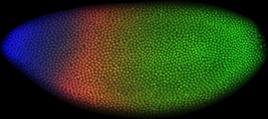
#> input picture Lab08 - Watershed/image.jpg, 268 x 119 px, shrunk from 1275 x 567 before the run
$ jupyter execute lab08.ipynb
#> lines starting #> are read from the running program, lines starting #| are printed output that depends on the picture; after the words box and inside, x2 and y2 are one past the last pixel; in counts of white or black regions, pixels touching at a corner belong together
[cell 1]
# code here
import cv2
import matplotlib.pyplot as plt
import numpy as np

1) Aplique nas imagens abaixo o algortimo Watershed para realizar a contagem de células. Faça tanto para  a imagem original e para a imagem gradiente

[cell 2]
# Função para calcular o threshold de Otsu manualmente
def otsu_threshold(image):
    # Calcula o histograma da imagem
    hist = np.bincount(image.ravel(), minlength=256)
    total_pixels = image.size

    # Variáveis para calcular a probabilidade acumulada e média
    sumB = 0
    wB = 0
    sum1 = np.dot(np.arange(256), hist)
    var_max = 0.0
    threshold = 0

    # Loop para calcular a variância entre classes para cada threshold
    for i in range(256):
        wB += hist[i]  # Peso da classe background
        if wB == 0:
            continue
        wF = total_pixels - wB  # Peso da classe foreground
        if wF == 0:
            break
        sumB += i * hist[i]
        mB = sumB / wB  # Média da classe background
        mF = (sum1 - sumB) / wF  # Média da classe foreground
        var_between = wB * wF * (mB - mF) ** 2  # Variância entre classes

        # Maximiza a variância entre classes
        if var_between > var_max:
            var_max = var_between
            threshold = i

    return threshold

[cell 3]
# Função para aplicar o threshold manual de Otsu
def apply_otsu_manual(image):
    threshold = otsu_threshold(image)
    # Aplica o threshold para segmentar a imagem
    _, imagem_binaria = cv2.threshold(image, threshold, 1, cv2.THRESH_BINARY)
    return imagem_binaria, threshold

[cell 4]
# Carrega a imagem em escala de cinza
img = cv2.imread("image.jpg", cv2.IMREAD_GRAYSCALE)
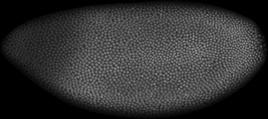
#> img: shape (119, 268); min 0, max 155, mean 49.9

# Marca os componentes conectados
img_binarizada_otsu, threshold = apply_otsu_manual(img)
#> in otsu_threshold, `hist = np.bincount(image.ravel(), minlength=256)`: hist = 256 values, max 7200 at index 0, min 0 at index 147, mean 124.6
#> in otsu_threshold, `sum1 = np.dot(np.arange(256), hist)`: sum1 = 1591037
#> the loop in otsu_threshold, `for i in range(256):` made 156 passes
#> (wB, wF, sumB, mB, mF, var_max) on passes 1 to 12: (7200, 24692, 0, 0, 64.44, 7.38e+11), (7607, 24285, 407, 0.0535, 65.5, 7.91e+11), (7746, 24146, 685, 0.0884, 65.86, 8.09e+11), (7845, 24047, 982, 0.125, 66.12, 8.22e+11), (7927, 23965, 1310, 0.165, 66.34, 8.32e+11), (8002, 23890, 1685, 0.211, 66.53, 8.41e+11), (8064, 23828, 2057, 0.255, 66.69, 8.48e+11), (8128, 23764, 2505, 0.308, 66.85, 8.55e+11), (8213, 23679, 3185, 0.388, 67.06, 8.64e+11), (8300, 23592, 3968, 0.478, 67.27, 8.74e+11), (8403, 23489, 4998, 0.595, 67.52, 8.84e+11), (8529, 23363, 6384, 0.749, 67.83, 8.97e+11)
#> (wB, wF, sumB, mB, mF, var_between) on passes 48 to 53: (14513, 17379, 194248, 13.38, 80.37, 1.13e+12), (14741, 17151, 205192, 13.92, 80.8, 1.13e+12), (14937, 16955, 214796, 14.38, 81.17, 1.13e+12), (15114, 16778, 223646, 14.8, 81.5, 1.13e+12), (15310, 16582, 233642, 15.26, 81.86, 1.13e+12), (15525, 16367, 244822, 15.77, 82.25, 1.12e+12)
#> after the loop in otsu_threshold, `for i in range(256):`: sumB = 1590572; threshold = 46; var_max = 1.13e+12; wB = 31892
#> in apply_otsu_manual, `threshold = otsu_threshold(image)`: threshold = 46
#> in apply_otsu_manual, `_, imagem_binaria = cv2.threshold(image, threshold, 1, cv2.THRESH_BINA..`:
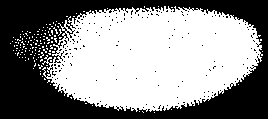
#> imagem_binaria: shape (119, 268); values 0 (black) and 1 (white), 55.1% white; 161 black regions (160 under 20 px), largest, box (x1, y1, x2, y2) and area: (0, 0, 268, 119) 14025
#> threshold = 46
ret, markers = cv2.connectedComponents(img_binarizada_otsu)
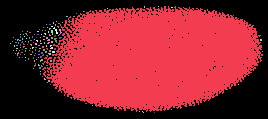
#> markers: shape (119, 268) int32; 149 distinct labels, from 0 to 148; one colour per label, 0 black
#> ret = 149

num_celulas_otsu = ret - 1
#> num_celulas_otsu = 148
print(f"Total de células contadas (Otsu Manual): {num_celulas_otsu}")
#| Total de células contadas (Otsu Manual): 148

plt.imshow(markers, cmap='gray', vmin=0, vmax=1)

[cell 5]
# Converte os marcadores para int32, como o Watershed espera
markers = np.int32(markers)

# Converte a imagem original para colorida (3 canais) para usar no Watershed
img_color = cv2.cvtColor(img, cv2.COLOR_GRAY2BGR)

# Aplica o algoritmo Watershed
markers = cv2.watershed(img_color, markers)
#> markers: shape (119, 268) int32; 150 distinct labels, from -1 to 148

# Desenha os contornos em vermelho
img_color[markers == -1] = [255, 0, 0]
#> img_color: shape (119, 268, 3); mean B, G, R 64.6, 48.5, 48.5

plt.imshow(img_color, cmap='gray', vmin=0, vmax=255);

[cell 6]
def adicionar_padding(imagem, altura_mascara, largura_mascara):
#> called with altura_mascara = 3, largura_mascara = 3
    pad_h = altura_mascara // 2
    pad_w = largura_mascara // 2
    return np.pad(imagem, ((pad_h, pad_h), (pad_w, pad_w)), mode='constant', constant_values=0)
#> returned value: shape (121, 270); values 0 (black) and 1 (white), 53.8% white; 161 black regions (160 under 20 px), largest, box (x1, y1, x2, y2) and area: (0, 0, 270, 121) 14803

def aplicar_convolucao(imagem, mascara):
    imagem_padded = adicionar_padding(imagem, mascara.shape[0], mascara.shape[1])
    resultado = np.zeros_like(imagem, dtype=np.float64)

    for i in range(imagem.shape[0]):
        for j in range(imagem.shape[1]):
            janela = imagem_padded[i:i+mascara.shape[0], j:j+mascara.shape[1]]
            resultado[i, j] = np.sum(janela * mascara)

    return resultado

[cell 7]
mascara_sobel_x = np.array([[-1, -2, -1],
                     [0, 0, 0],
                     [1, 2, 1]])

mascara_sobel_y = np.array([[-1, 0, 1],
                     [-2, 0, 2],
                     [-1, 0, 1]])

sobel_x = aplicar_convolucao(img_binarizada_otsu, mascara_sobel_x)
sobel_y = aplicar_convolucao(img_binarizada_otsu, mascara_sobel_y)

image_sobel = np.sqrt(sobel_x**2 + sobel_y**2)
image_sobel = (image_sobel / image_sobel.max()) * 255

# Normaliza a imagem Sobel para o intervalo [0, 255] e converte para uint8
image_sobel = cv2.normalize(image_sobel, None, 0, 255, cv2.NORM_MINMAX)
image_sobel = np.uint8(image_sobel)

ret, markers = cv2.connectedComponents(image_sobel)
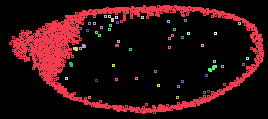
#> markers: shape (119, 268) int32; 49 distinct labels, from 0 to 48; one colour per label, 0 black
#> ret = 49

num_celulas_sobel = ret - 1
#> num_celulas_sobel = 48
print(f"Total de células contadas (Sobel Manual): {num_celulas_sobel}")
#| Total de células contadas (Sobel Manual): 48

plt.imshow(markers, cmap='gray', vmin=0, vmax=1)

[cell 8]
# Converte os marcadores para int32, como o Watershed espera
markers = np.int32(markers)

# Converte a imagem original para colorida (3 canais) para usar no Watershed
img_color = cv2.cvtColor(img, cv2.COLOR_GRAY2BGR)

# Aplica o algoritmo Watershed
markers = cv2.watershed(img_color, markers)
#> markers: shape (119, 268) int32; 50 distinct labels, from -1 to 48

# Desenha os contornos em vermelho
img_color[markers == -1] = [255, 0, 0]
#> img_color: shape (119, 268, 3); mean B, G, R 65.1, 45.2, 45.2

plt.imshow(img_color, cmap='gray', vmin=0, vmax=255)

[cell 9]
img2 = cv2.imread("image2.jpg", cv2.IMREAD_GRAYSCALE)
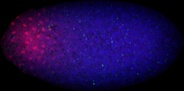
#> input picture Lab08 - Watershed/image2.jpg, 184 x 91 px, shrunk from 876 x 432 before the run
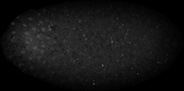
#> img2: shape (91, 184); min 0, max 99, mean 19.5
# Marca os componentes conectados
img_binarizada_otsu2, threshold = apply_otsu_manual(img2)
#> the loop in otsu_threshold (call 2), `for i in range(256):` made 100 passes
#> (wB, wF, sumB, mB, mF, var_max) on passes 1 to 12: (3434, 13310, 0, 0, 24.54, 2.75e+10), (3711, 13033, 277, 0.0746, 25.04, 3.01e+10), (3851, 12893, 557, 0.145, 25.29, 3.14e+10), (4008, 12736, 1028, 0.256, 25.56, 3.27e+10), (4270, 12474, 2076, 0.486, 26.02, 3.47e+10), (4589, 12155, 3671, 0.8, 26.57, 3.7e+10), (4944, 11800, 5801, 1.17, 27.19, 3.95e+10), (5240, 11504, 7873, 1.5, 27.71, 4.14e+10), (5559, 11185, 10425, 1.88, 28.27, 4.33e+10), (5850, 10894, 13044, 2.23, 28.78, 4.49e+10), (6125, 10619, 15794, 2.58, 29.27, 4.63e+10), (6419, 10325, 19028, 2.96, 29.79, 4.77e+10)
#> (wB, wF, sumB, mB, mF, var_between) on passes 22 to 27: (9271, 7473, 65981, 7.12, 34.88, 5.34e+10), (9543, 7201, 71965, 7.54, 35.36, 5.32e+10), (9803, 6941, 77945, 7.95, 35.83, 5.29e+10), (10083, 6661, 84665, 8.4, 36.32, 5.24e+10), (10329, 6415, 90815, 8.79, 36.76, 5.18e+10), (10571, 6173, 97107, 9.19, 37.18, 5.11e+10)
#> in apply_otsu_manual (call 2), `_, imagem_binaria = cv2.threshold(image, threshold, 1, cv2.THRESH_BINA..`: imagem_binaria: shape (91, 184); values 0 (black) and 1 (white), 46.1% white; 34 white regions (33 under 20 px), largest, box (x1, y1, x2, y2) and area: (7, 10, 159, 81) 7609
ret2, markers2 = cv2.connectedComponents(img_binarizada_otsu2)
#> markers2: shape (91, 184) int32; 35 distinct labels, from 0 to 34

num_celulas_otsu = ret - 1
print(f"Total de células contadas (Otsu Manual): {num_celulas_otsu}")
#| Total de células contadas (Otsu Manual): 48

plt.imshow(markers2, cmap='gray', vmin=0, vmax=1)

[cell 10]
# Converte os marcadores para int32, como o Watershed espera
markers2 = np.int32(markers2)

# Converte a imagem original para colorida (3 canais) para usar no Watershed
img_color2 = cv2.cvtColor(img2, cv2.COLOR_GRAY2BGR)

# Aplica o algoritmo Watershed
markers2 = cv2.watershed(img_color2, markers2)
#> markers2: shape (91, 184) int32; 36 distinct labels, from -1 to 34

# Desenha os contornos em vermelho
img_color2[markers2 == -1] = [255, 0, 0]
#> img_color2: shape (91, 184, 3); mean B, G, R 32.3, 19.2, 19.2

plt.imshow(img_color2, cmap='gray', vmin=0, vmax=255);

[cell 11]
sobel_x = aplicar_convolucao(img_binarizada_otsu2, mascara_sobel_x)
#> in adicionar_padding (call 3), `return np.pad(imagem, ((pad_h, pad_h), (pad_w, pad_w)), mode='constant..`: returned value: shape (93, 186); values 0 (black) and 1 (white), 44.6% white; 34 white regions (33 under 20 px), largest, box (x1, y1, x2, y2) and area: (8, 11, 160, 82) 7609
sobel_y = aplicar_convolucao(img_binarizada_otsu2, mascara_sobel_y)

image_sobel2 = np.sqrt(sobel_x**2 + sobel_y**2)
image_sobel2 = (image_sobel2 / image_sobel2.max()) * 255

# Normaliza a imagem Sobel para o intervalo [0, 255] e converte para uint8
image_sobel2 = cv2.normalize(image_sobel2, None, 0, 255, cv2.NORM_MINMAX)
image_sobel2 = np.uint8(image_sobel2)

ret2, markers2 = cv2.connectedComponents(image_sobel2)
#> markers2: shape (91, 184) int32; 14 distinct labels, from 0 to 13

num_celulas_sobel = ret - 1
print(f"Total de células contadas (Sobel Manual): {num_celulas_sobel}")
#| Total de células contadas (Sobel Manual): 48

plt.imshow(markers2, cmap='gray', vmin=0, vmax=1)

[cell 12]
# Converte os marcadores para int32, como o Watershed espera
markers2 = np.int32(markers2)

# Converte a imagem original para colorida (3 canais) para usar no Watershed
img_color2 = cv2.cvtColor(img2, cv2.COLOR_GRAY2BGR)

# Aplica o algoritmo Watershed
markers2 = cv2.watershed(img_color2, markers2)
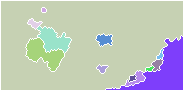
#> markers2: shape (91, 184) int32; 14 distinct labels, from -1 to 13; one colour per label, 0 black, -1 white

# Desenha os contornos em vermelho
img_color2[markers2 == -1] = [255, 0, 0]
#> img_color2: shape (91, 184, 3); mean B, G, R 34.6, 18.7, 18.7

plt.imshow(img_color2, cmap='gray', vmin=0, vmax=255)

[cell 13]
img3 = cv2.imread("feijao.jpg", cv2.IMREAD_GRAYSCALE)
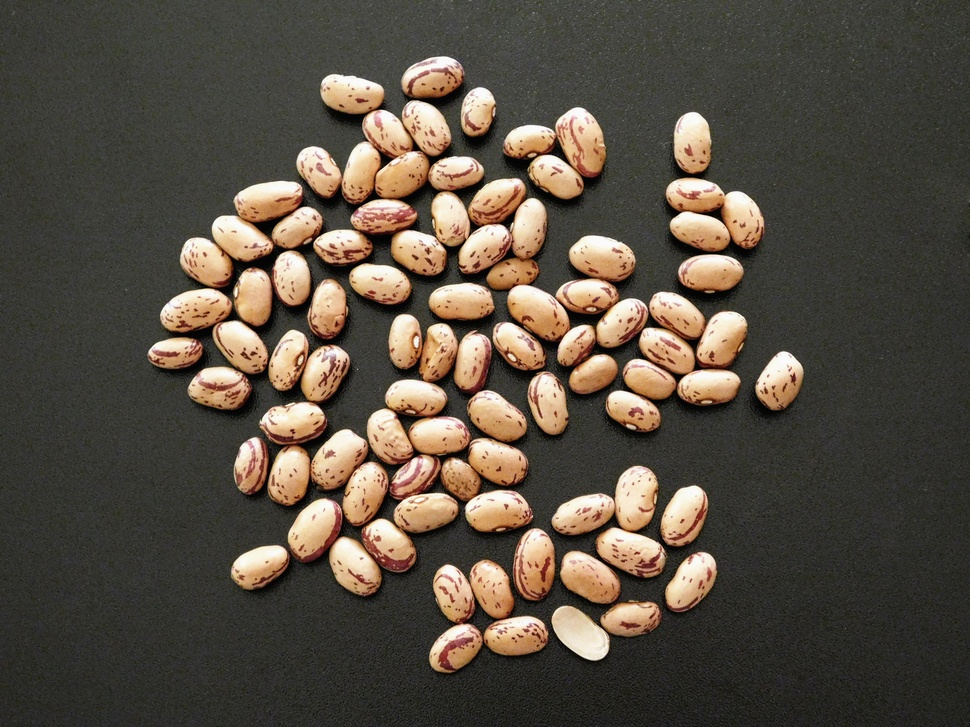
#> input picture Lab08 - Watershed/feijao.jpg, 970 x 727 px, shrunk from 4608 x 3456 before the run
#> img3: shape (727, 970); min 0, max 255, mean 80.4

# Marca os componentes conectados
img_binarizada_otsu3, threshold = apply_otsu_manual(img3)
#> in apply_otsu_manual (call 3), `_, imagem_binaria = cv2.threshold(image, threshold, 1, cv2.THRESH_BINA..`: imagem_binaria: shape (727, 970); values 0 (black) and 1 (white), 19.4% white; 197 white regions (102 under 20 px), largest, box (x1, y1, x2, y2) and area: (392, 192, 546, 274) 6081, (296, 110, 427, 199) 5864, (552, 466, 658, 533) 3753
ret3, markers3 = cv2.connectedComponents(img_binarizada_otsu3)
#> markers3: shape (727, 970) int32; 198 distinct labels, from 0 to 197

numero_de_feijoes = ret3 - 1
print(f"Número de feijões contados: {numero_de_feijoes}")
#| Número de feijões contados: 197

# Converte os marcadores para int32, como o Watershed espera
markers3 = np.int32(markers3)

# Converte a imagem original para colorida (3 canais) para usar no Watershed
img_color3 = cv2.cvtColor(img3, cv2.COLOR_GRAY2BGR)

# Aplica o algoritmo Watershed
markers3 = cv2.watershed(img_color3, markers3)
#> markers3: shape (727, 970) int32; 198 distinct labels, from -1 to 197

# Desenha os contornos em vermelho
img_color3[markers3 == -1] = [255, 0, 0]
#> img_color3: shape (727, 970, 3); mean B, G, R 84.8, 78.8, 78.8

plt.imshow(img_color3, cmap='gray', vmin=0, vmax=255)

[cell 14]
sobel_x = cv2.filter2D(np.float64(img_binarizada_otsu3), -1, mascara_sobel_x)
sobel_y = cv2.filter2D(np.float64(img_binarizada_otsu3), -1, mascara_sobel_y)

image_sobel3 = np.sqrt(sobel_x**2 + sobel_y**2)
image_sobel3 = (image_sobel3 / image_sobel3.max()) * 255

# Normaliza a imagem Sobel para o intervalo [0, 255] e converte para uint8
image_sobel3 = cv2.normalize(image_sobel3, None, 0, 255, cv2.NORM_MINMAX)
image_sobel3 = np.uint8(image_sobel3)

ret3, markers3 = cv2.connectedComponents(image_sobel3)
#> markers3: shape (727, 970) int32; 267 distinct labels, from 0 to 266

numero_de_feijoes_sobel = ret3 - 1
print(f"Número de feijões contados (Sobel): {numero_de_feijoes_sobel}")
#| Número de feijões contados (Sobel): 266

# Converte os marcadores para int32, como o Watershed espera
markers3 = np.int32(markers3)

# Converte a imagem original para colorida (3 canais) para usar no Watershed
img_color3 = cv2.cvtColor(img3, cv2.COLOR_GRAY2BGR)

# Aplica o algoritmo Watershed
markers3 = cv2.watershed(img_color3, markers3)
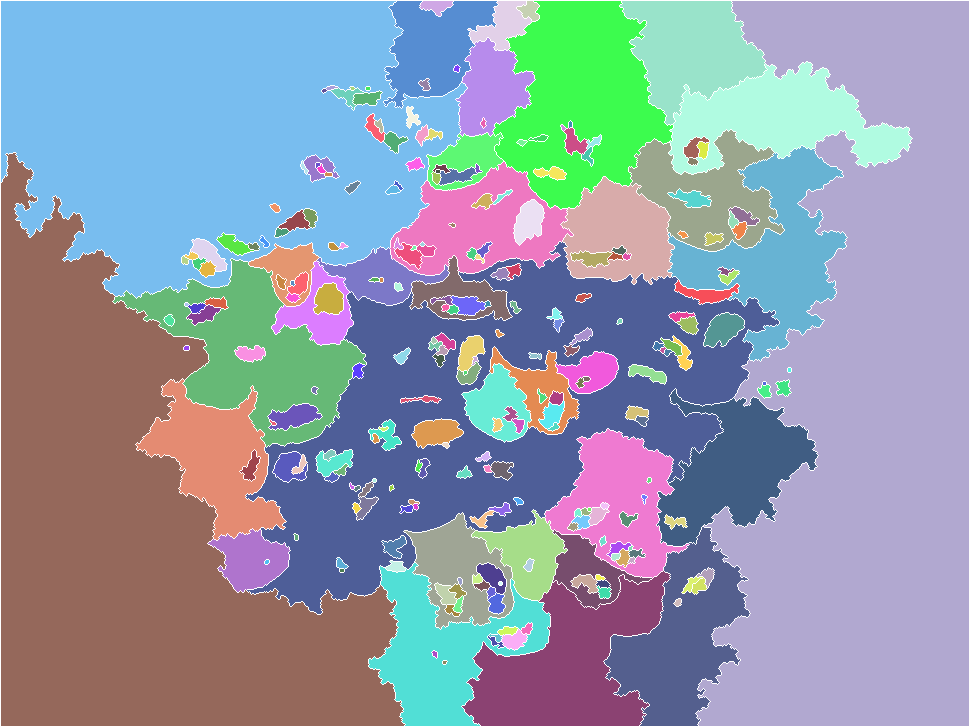
#> markers3: shape (727, 970) int32; 267 distinct labels, from -1 to 266; one colour per label, 0 black, -1 white

# Desenha os contornos em vermelho
img_color3[markers3 == -1] = [255, 0, 0]
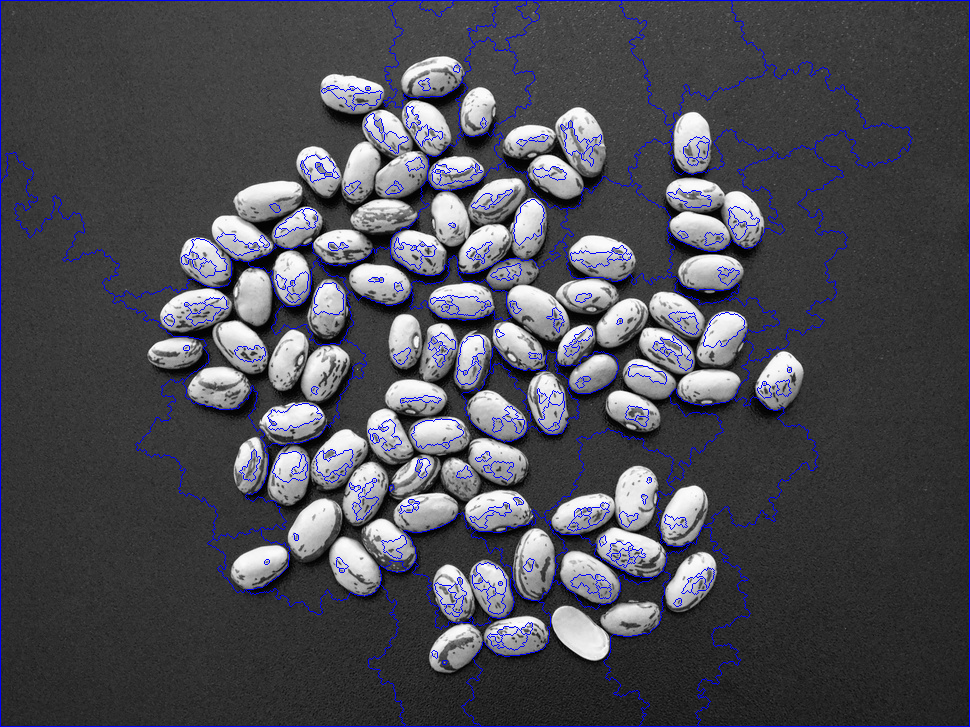
#> img_color3: shape (727, 970, 3); mean B, G, R 85.3, 77.1, 77.1

plt.imshow(img_color3, cmap='gray', vmin=0, vmax=255)
